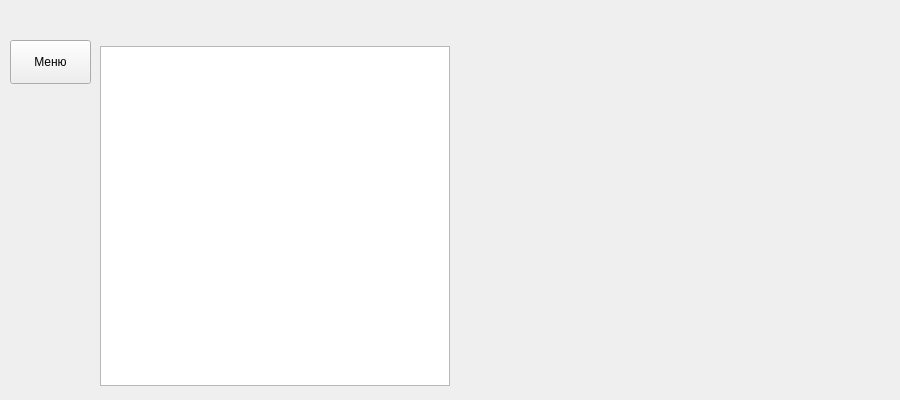
<?xml version="1.0" encoding="UTF-8"?>
<ui version="4.0">
 <class>GameBoard</class>
 <widget class="QWidget" name="GameBoard">
  <property name="geometry">
   <rect>
    <x>0</x>
    <y>0</y>
    <width>900</width>
    <height>400</height>
   </rect>
  </property>
  <property name="maximumSize">
   <size>
    <width>900</width>
    <height>400</height>
   </size>
  </property>
  <property name="windowTitle">
   <string>Form</string>
  </property>
  <widget class="QPushButton" name="menuButton">
   <property name="geometry">
    <rect>
     <x>10</x>
     <y>40</y>
     <width>81</width>
     <height>44</height>
    </rect>
   </property>
   <property name="text">
    <string>Меню</string>
   </property>
  </widget>
  <widget class="QWidget" name="">
   <property name="geometry">
    <rect>
     <x>100</x>
     <y>40</y>
     <width>708</width>
     <height>352</height>
    </rect>
   </property>
   <layout class="QHBoxLayout" name="horizontalLayout">
    <item>
     <widget class="DropAcceptingTableWidget" name="appleTable">
      <property name="minimumSize">
       <size>
        <width>350</width>
        <height>340</height>
       </size>
      </property>
      <property name="maximumSize">
       <size>
        <width>350</width>
        <height>340</height>
       </size>
      </property>
      <property name="acceptDrops">
       <bool>true</bool>
      </property>
      <property name="dragEnabled">
       <bool>true</bool>
      </property>
      <property name="dragDropMode">
       <enum>QAbstractItemView::DropOnly</enum>
      </property>
      <property name="defaultDropAction">
       <enum>Qt::MoveAction</enum>
      </property>
     </widget>
    </item>
    <item>
     <widget class="DraggableLabel" name="sourceImage">
      <property name="minimumSize">
       <size>
        <width>350</width>
        <height>350</height>
       </size>
      </property>
      <property name="maximumSize">
       <size>
        <width>350</width>
        <height>350</height>
       </size>
      </property>
      <property name="acceptDrops">
       <bool>false</bool>
      </property>
      <property name="text">
       <string/>
      </property>
      <property name="scaledContents">
       <bool>true</bool>
      </property>
     </widget>
    </item>
   </layout>
  </widget>
 </widget>
 <customwidgets>
  <customwidget>
   <class>DraggableLabel</class>
   <extends>QLabel</extends>
   <header location="global">draggablelabel.h</header>
  </customwidget>
  <customwidget>
   <class>DropAcceptingTableWidget</class>
   <extends>QTableWidget</extends>
   <header location="global">dropacceptingtablewidget.h</header>
  </customwidget>
 </customwidgets>
 <resources/>
 <connections/>
</ui>
